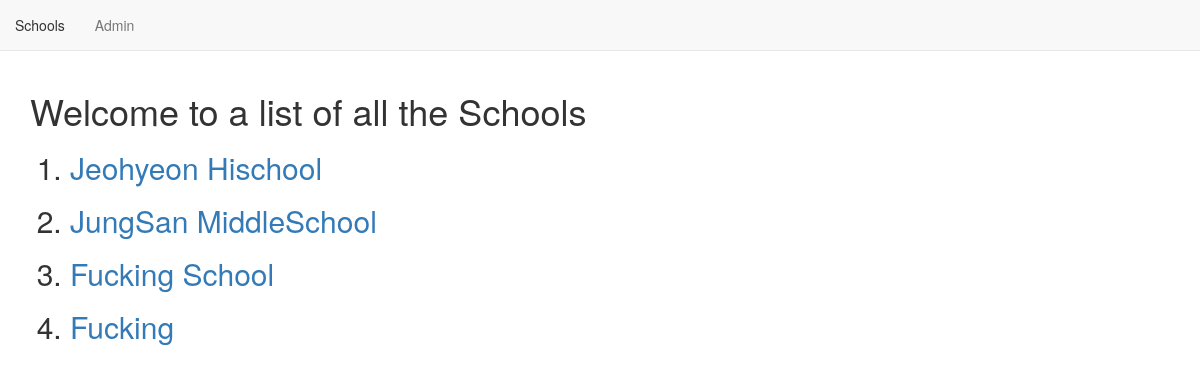
The page /basic/ on the database as committed earlier.
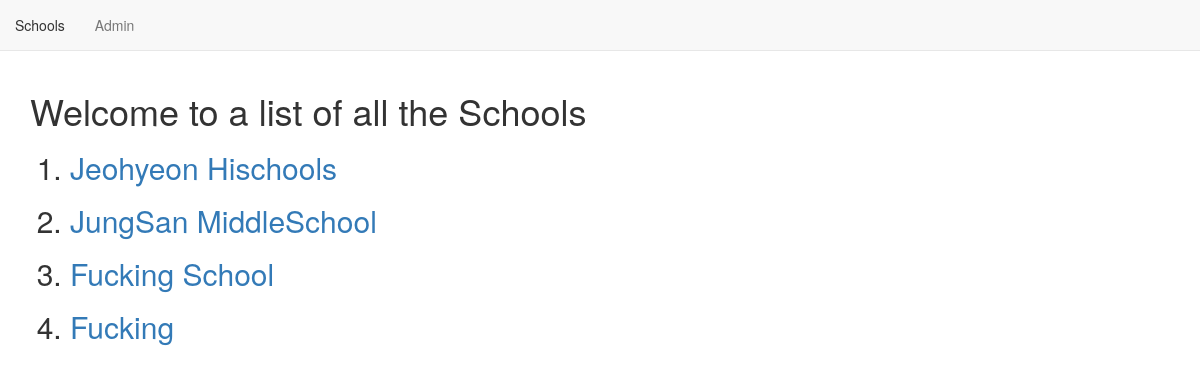
The same page on the database as committed later.
### basic/models.py (models this page shows, shortened)
class School(models.Model):
    name = models.CharField(max_length=20)
    location = models.CharField(max_length=50)
    principal = models.CharField(max_length=20)

### basic/views.py (the view)
class SchoolListView(ListView):
    context_object_name = "schools"
    model = models.School
    template_name = "basic_app/school_list.html"

### basic/templates/basic_app/school_list.html
{% extends 'basic_app/basic_app.html' %}
{% block body_block %}
<h1>Welcome to a list of all  the Schools</h1>
<ol>
    {% for school in schools %}
        <h2><li><a href="{{school.id}}">{{school.name}}</a></li></h2>
    {% endfor %}
</ol>
{% endblock %}

Rows that differ between the two databases and show on the page:
changed School: name "Jeohyeon Hischool" → "Jeohyeon Hischools"
